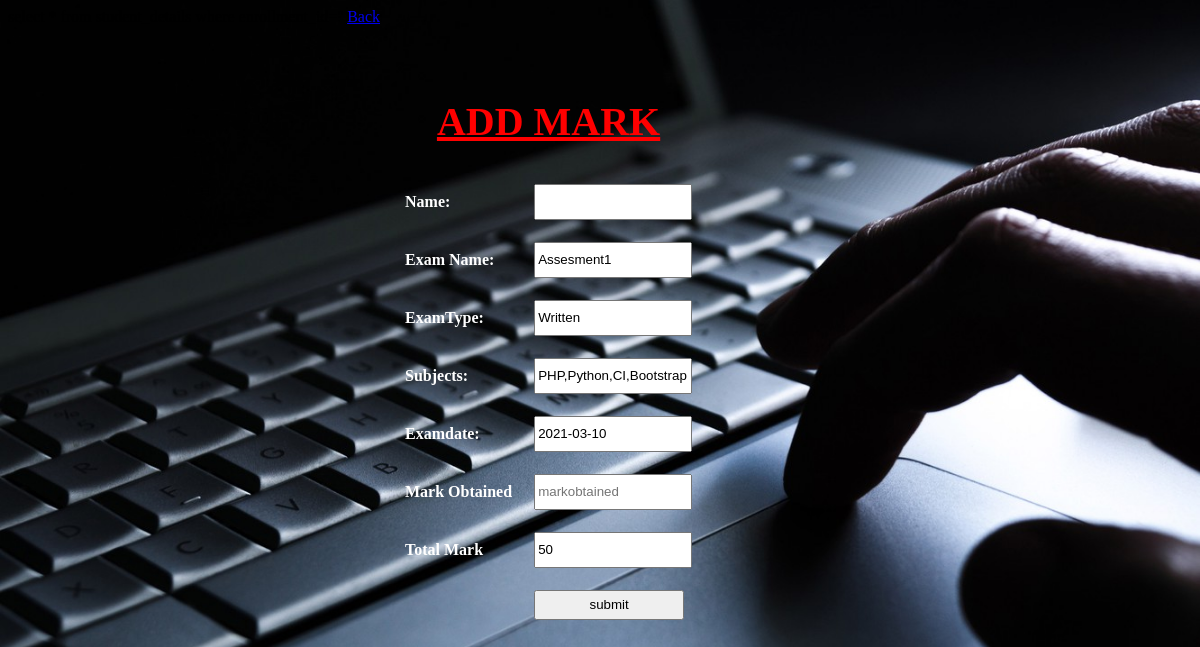
Page /add_mark_byFac.php?id=2 on the committed database.
### tables this page shows
CREATE TABLE `exam_notifications` (
  `exam_id` int(5) NOT NULL,
  `course` varchar(20) NOT NULL,
  `batch` varchar(20) NOT NULL,
  `exam_name` varchar(50) NOT NULL,
  `exam_type` varchar(20) NOT NULL,
  `exam_date_time` date NOT NULL,
  `duration` time(6) NOT NULL,
  `subjects` varchar(100) NOT NULL,
  `total_mark` int(3) NOT NULL,
  `login_id` int(5) NOT NULL
);

### add_mark_byFac.php (the view, shortened to what this page needs)
<?php
	require('db_connectivity.php');
?>
<!DOCTYPE html>
<html>
    <head>
    <link rel="stylesheet" href="css/style.css">
</head>
<?php
  if(isset($_GET['id']))
  {
	  $id=$_GET['id'];
	  $enroll=$_GET['sid'];
	  $sql1="select * from student_details where enrollment_id='$enroll'";
	  $result=mysqli_query($mysql,$sql1);
	  if($result)
	  {
		$row1=mysqli_fetch_assoc($result);
	  }
	  $sql="select * from exam_notifications where exam_id=$id";
	  $rslt=mysqli_query($mysql,$sql);
	  if($rslt)
	     $row=mysqli_fetch_assoc($rslt);
  }
?>
<body class="bi">
<a href="faculty_home.php">Back</a>
    <div class="row">
    <form  class="reg" method="post" action="">
        <h1>ADD MARK</h1>
        <table>
        <tr>
        <th>Name:</th>
        <td><input type="text" name="name" placeholder="name" value="<?php echo $row1['stud_fname']." ".$row1['stud_mname']." ".$row1['stud_lname']; ?>" readonly>
        </td>
        </tr>
		<tr>
        <th>Exam Name:</th>
        <td><input type="text" name="examname" placeholder="examname" value="<?php echo $row['exam_name']; ?>" readonly>
       </td>
        </tr>
        <tr>
        <th>ExamType:</th>
        <td><input type="text" name="examtype" placeholder="examtype" value="<?php echo $row['exam_type']; ?>" readonly>
       </td>
        </tr>
        <tr>
        <th>Subjects:</th>
        <td><input  type="text" name="subject" placeholder="subject" value="<?php echo $row['subjects']; ?>" readonly>
        </td>
        </tr>
        <tr>
        <th>Examdate:</th>
        <td><input type="text" name="examdate" placeholder="examdate" value="<?php echo $row['exam_date_time']; ?>" reaonly>
        </tr>
        <tr>
        <th>Mark Obtained</th>
        <td><input type="text" name="markobtained" placeholder="markobtained" required>
        </td>
        </tr>
        <tr>
        <th> Total Mark</th>
        <td><input type="text" name="totalmark" placeholder="totalmark" value="<?php echo $row['total_mark']; ?>" readonly>
        </td>
        </tr>
        <tr>
        <td><td><input type="submit"  name="submit" value="submit"></td></td>
    </table>
    </form>
    </div>
</body>
</html>

### css/style.css (style rules this page uses)
.bi { background-image:url("../img/back4.jpg"); background-repeat:no-repeat; background-size:cover; }
h1 { color:#ff0000; font-weight:bolder; font-size:40px; text-align:center; }
.row { display:flex; text-align:justify; color:#ffffff; }
.reg { border:0px solid ; width:auto; height:auto; padding:5px; margin-left:380px; margin-top:40px; color:#ffffff; }
h1 { text-decoration:underline; text-align:center; }
th,td { padding:10px; margin:10px; }
input,select { width:150px; height:30px; }

### rows in the picture
exam_notifications: examname "Assesment1", examtype "Written", subject "PHP,Python,CI,Bootstrap", examdate "2021-03-10", totalmark "50"
